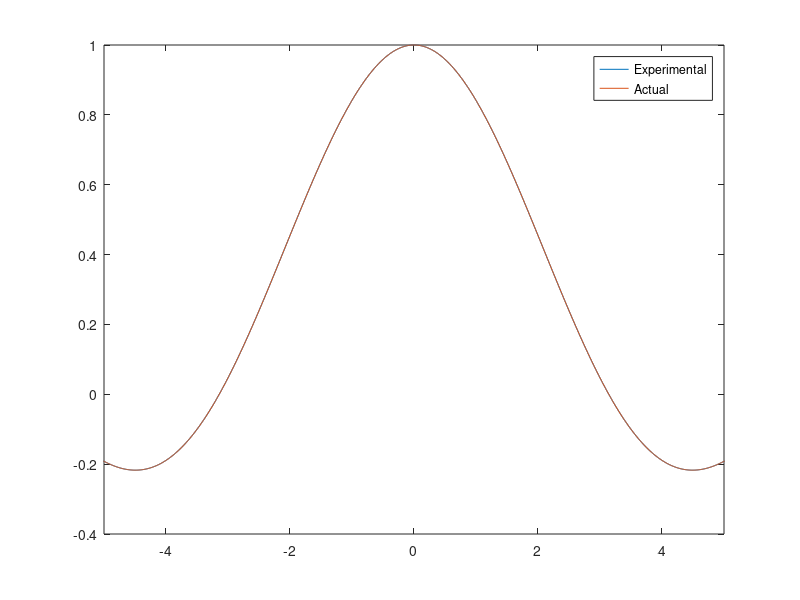

The MATLAB script that drew this image:
close all
clear all
clc

%% Import Experimental Sinc


sincData = csvread('sincData.csv');
x=sincData(:,1);
y=sincData(:,2);

plot(x,y)
hold on
plot(x,sin(x)./x);
legend('Experimental', 'Actual')
xlim([-5 5])